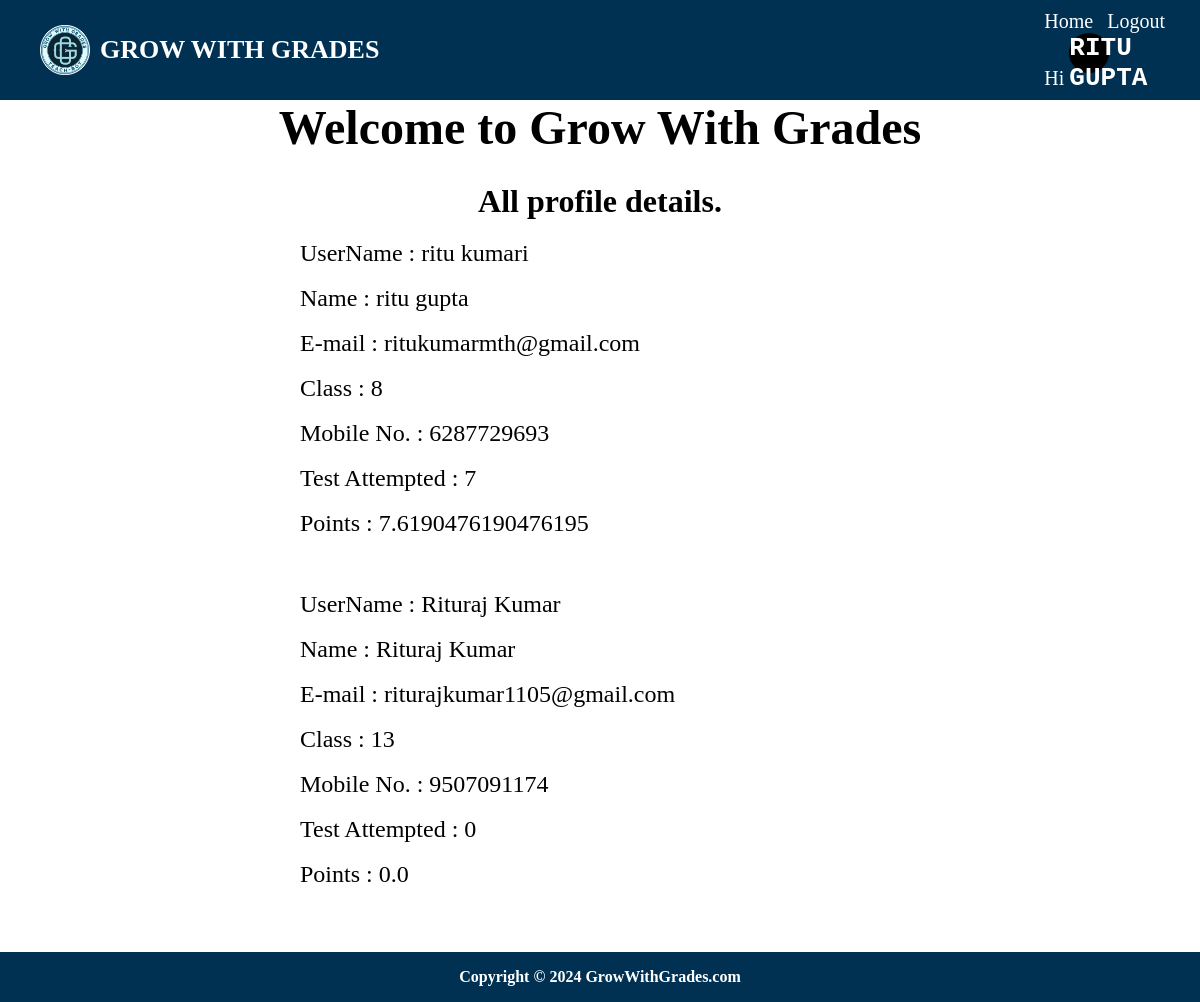
The page /GWG/allProfile (signed in) on the database its author committed.
### GWG/models.py (models this page shows)
class User(models.Model):
    username=models.CharField(primary_key=True,max_length=20)
    password=models.CharField(null=False,max_length=20)
    name=models.CharField(null=False,max_length=30)
    classTh=models.IntegerField(max_length=4)
    email=models.EmailField(null=False,max_length=50)
    mobileNo=models.IntegerField(null=False,max_length=11)
    test_attempted=models.IntegerField(default=0)
    points=models.FloatField(default=0.0)

### GWG/views.py (the view)
# urls.py: path("allProfile", allProfile, name="allProfile"),
def allProfile(request):
    if "name" not in request.session.keys():
        res = HttpResponseRedirect("login")
    else:
        users = User.objects.all()
        context = {"users": users}
        res = render(request, "allProfile.html", context)
    return res

### GWG/templates/allProfile.html
{% extends 'master.html' %}
{% block menu %}
<a href="{% url 'GWG:home' %}">Home</a>
<a href="{% url 'GWG:logout' %}">Logout</a>
<div>
    <a href="{% url 'GWG:profile' %}">Hi<div class="profile">{{request.session.firstLetter | upper}}</div></a>
</div>
{% endblock %}
{% block content %}
<div class="textSlid">
    <mARquee>
        <font size="8">
            <B>Welcome to Grow With Grades</B>
        </font>
    </mARquee>
</div>
<br>
<div id='report'>
<h1> All profile details. </h1>
</div>
<div class="form">
    {% for u in users %}
    <p>UserName : {{ u.username}}</p><br>
    <p>Name : {{ u.name}}</p><br>
    <p>E-mail : {{ u.email}}</p><br>
    <p>Class : {{ u.classTh}}</p><br>
    <p>Mobile No. : {{ u.mobileNo}}</p><br>
    <p>Test Attempted : {{ u.test_attempted}}</p><br>
    <p>Points : {{ u.points}}</p><br><br><br>
    {% endfor %}
</div>
{% endblock %}

### GWG/static/style.css (style rules this page uses)
* { padding: 0; margin: 0; box-sizing: border-box; }
:root { --main-bg-color: #003153; }
a { text-decoration: none; color: black; transition: 0.3s; }

### GWG/static/home.css (style rules this page uses)
.profile { background-color: black; margin-left: 5px; display: inline-block; height: 40px; width: 40px; text-align: center; align-content: center; border-radius: 100%; font-size: 26px; font-weight: 900; font: bold; font-family: 'Courier New', Courier, monospace; }

### rows shown on the page
User: session.firstLetter "RITU GUPTA", username "ritu kumari", name "ritu gupta", email "ritukumarmth@gmail.com", classTh "8", mobileNo "6287729693", test_attempted "7", points "7.6190476190476195"
User: username "Rituraj Kumar", name "Rituraj Kumar", email "riturajkumar1105@gmail.com", classTh "13", mobileNo "9507091174", test_attempted "0", points "0.0"
